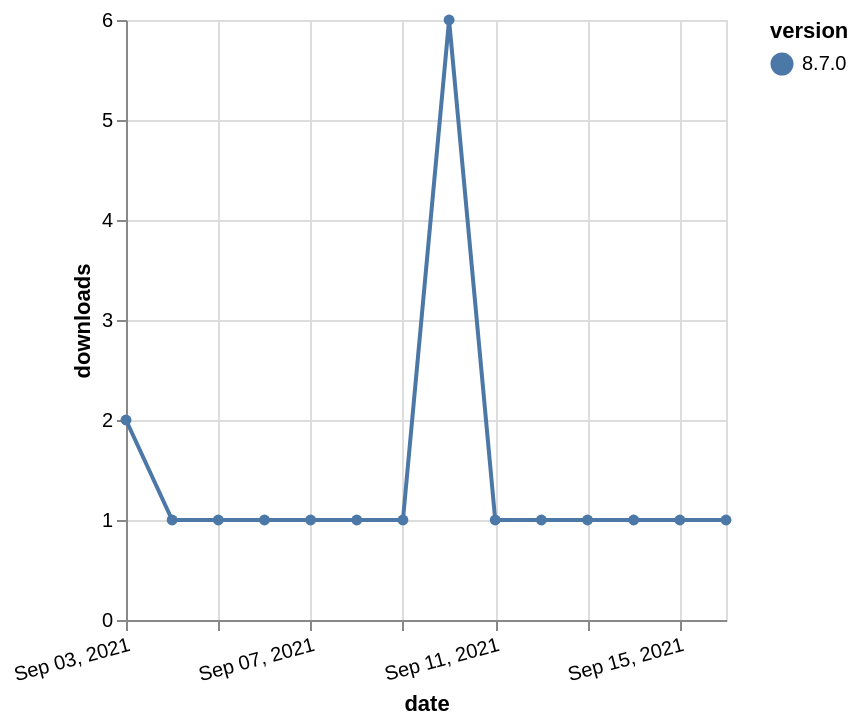

Write the Vega-Lite specification saved for this chart.
### Vega-Lite specification from a JSON file in a GitHub repository (floating-point values rounded to 4 significant figures)
{"$schema": "https://vega.github.io/schema/vega-lite/v5.json", "description": "A simple bar chart with embedded data.", "data": {"values": [{"date": "2021-09-03", "total": 486, "delta": 2, "version": "8.7.0"}, {"date": "2021-09-04", "total": 487, "delta": 1, "version": "8.7.0"}, {"date": "2021-09-05", "total": 488, "delta": 1, "version": "8.7.0"}, {"date": "2021-09-06", "total": 489, "delta": 1, "version": "8.7.0"}, {"date": "2021-09-07", "total": 490, "delta": 1, "version": "8.7.0"}, {"date": "2021-09-08", "total": 491, "delta": 1, "version": "8.7.0"}, {"date": "2021-09-09", "total": 492, "delta": 1, "version": "8.7.0"}, {"date": "2021-09-10", "total": 498, "delta": 6, "version": "8.7.0"}, {"date": "2021-09-11", "total": 499, "delta": 1, "version": "8.7.0"}, {"date": "2021-09-12", "total": 500, "delta": 1, "version": "8.7.0"}, {"date": "2021-09-13", "total": 501, "delta": 1, "version": "8.7.0"}, {"date": "2021-09-14", "total": 502, "delta": 1, "version": "8.7.0"}, {"date": "2021-09-15", "total": 503, "delta": 1, "version": "8.7.0"}, {"date": "2021-09-16", "total": 504, "delta": 1, "version": "8.7.0"}]}, "width": "container", "mark": {"type": "line", "point": {"filled": true}}, "encoding": {"x": {"field": "date", "type": "temporal", "timeUnit": "yearmonthdate", "title": "date", "axis": {"labelAngle": -15}}, "y": {"field": "delta", "type": "quantitative", "title": "downloads"}, "color": {"field": "version", "type": "nominal"}, "tooltip": {"field": "delta"}}}
